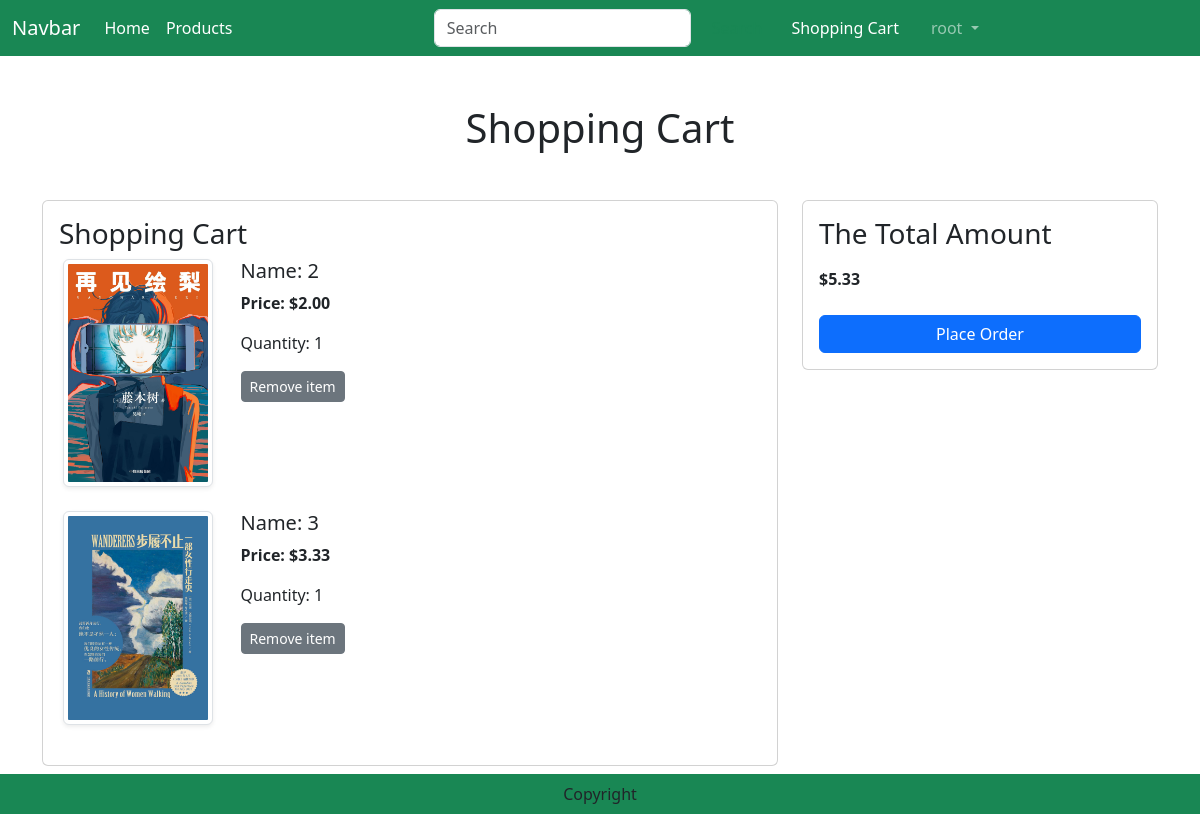
Screenshot of /shoppingcart/ (signed in) with the database file from the repository.
### shoppingcart/models.py (models this page shows)
class ShoppingCart(models.Model):
    user = models.ForeignKey(User,on_delete=models.CASCADE)
    product = models.ForeignKey('products.Product', on_delete=models.CASCADE)
    quantity = models.IntegerField(default=1)

### products/models.py (models this page shows, shortened)
class Product(models.Model):
    productName = models.CharField(max_length=100)
    price = models.DecimalField(default=0, max_digits=7, decimal_places=2)
    ISBN = models.CharField(max_length=17)
    author = models.CharField(max_length=100)
    publisher = models.CharField(max_length=100)
    introduction = models.TextField(max_length=1000)
    image = models.ImageField(upload_to='product')
    category = models.ForeignKey('Category', related_name="products", on_delete=models.CASCADE,)
    avgRating = models.DecimalField(default=0, max_digits=3, decimal_places=2)

### shoppingcart/views.py (the view)
# urls.py: path("shoppingcart/", views.Cart, name="shoppingcart"),
def Cart(request):
    user = request.user
    shoppingcart = ShoppingCart.objects.filter(user=user)
    totalamount = 0
    for p in shoppingcart:
        value = p.quantity * p.product.price
        totalamount = totalamount + value
    return render(request, 'cartAdd.html',locals())

### templates/cartAdd.html (shortened to what this page needs)
{% extends 'base.html' %}
{% load static %}
{% block main-content %}
<div class="container my-5">
    <div class="row">
        {% if shoppingcart %}
            <h1 class="text-center mb-5">Shopping Cart</h1>
            <div class="col-sm-8">
                <div class="card">
                    <div class="card-body">
                        <h3>Shopping Cart</h3>
                        {% for item in shoppingcart %}
                            <div class="row">
                                <div class="col-sm-3 text-center align-self-center">
                                    <img src="{{item.product.image.url}}" alt="" srcset="" class="img-fluid img-thumbnail shadow-sm" height="150" width="150">
                                </div>
                                <div class="col-sm-9">
                                    <div>
                                        <h5>Name: {{item.product.productName}}</h5>
                                        <p class-"mb-0"><span><strong>Price: ${{item.product.price}}</strong></span></p>
                                        <div class='my-3'>
                                            <label for="quantity">Quantity:</label>
                                                <span id="quantity">{{item.quantity}}</span>
                                        </div>
                                        <div class="d-flex justify-content-between">
                                            <a href="#" class="remove-cart btn btn-sm btn-secondary mr-3" pid={{item.product.id}}>Remove item</a>
                                        </div>
                                    </div>
                                </div>
                            </div>
                            <br class="text-muted">
                        {% endfor %}
                    </div>
                </div>
            </div>
            <div class="col-sm-4">
                <div class="card">
                    <div class="card-body">
                        <h3>The Total Amount </h3>
                        <ul class="list-group">
                            <li class="list-group-item d-flex justify-context-between align-items-center border-0 px-0 mb-3">
                                <span id="totalamount"><strong>${{totalamount}}</strong></span>
                            </li>
                        </ul>
                        <div class="d-grid"><a href="{% url 'order:checkout' %}" class="btn btn-primary">Place Order</a></div>
                    </div>
                </div>
            </div>
        {% else %}
            <h1 class="text-center mb-5">Shopping cart is empty.</h1>
        {% endif %}
    </div>
</div>
{% endblock main-content %}

### templates/base.html (shortened to what this page needs)
<!DOCTYPE html>
{% load static %}
<html lang="en">
<head>
    <link href="https://cdn.jsdelivr.net/npm/bootstrap@5.3.0-alpha1/dist/css/bootstrap.min.css" rel="stylesheet">
    <link rel="stylesheet" href="{% static 'css/owl.carousel.min.css' %}">
    <link rel="stylesheet" href="{% static 'css/all.min.css' %}">
    <link rel="stylesheet" href="{% static 'css/style.css' %}">
</head>
<body>
    <nav class="navbar navbar-expand-lg navbar-dark bg-success">
        <div class="container-fluid">
          <a class="navbar-brand" href="#">Navbar</a>
          <div class="collapse navbar-collapse" id="navbarSupportedContent">
            <ul class="navbar-nav me-auto mb-2 mb-lg-0">
              <li class="nav-item">
                <a class="nav-link active" aria-current="page" href="{% url 'products:home' %}">Home</a>
              </li>
              <li class="nav-item">
                <a class="nav-link text-white" href="{% url 'products:products' %}">Products</a>
              </li>
            </ul>
            <form class="d-flex" role="search" action="/search">
              <input class="form-control me-2" type="search" placeholder="Search" name="search" aria-label="Search">
              <button class="btn btn-outline-success" type="submit">Search</button>
            </form>
            <ul class="navbar-nav me-auto mb-2 mb-lg-0">
              {% if user.is_authenticated %}
                  {% for group in request.user.groups.all %}
                    {% if group.name == 'Vendor' %}
                    <li class="nav-item dropdown mx-2">
                      <a class="nav-link dropdown-toggle" href="#" role="button" data-bs-toggle="dropdown" aria-expanded="false">
                        {{ user.username }}
                      </a>
                      <ul class="dropdown-menu">
                        <li><a class="dropdown-item" href="{% url 'order:orders' %}">Orders</a></li>
                        <li><a class="dropdown-item" href="{% url 'logout' %}">Logout</a></li>
                      </ul>
                  </li>
                    {% elif group.name == 'Customer'  %}
                    <li class="nav-item mx-2">
                        <a class="nav-link text-white" href="{% url 'shoppingcart' %}">Shopping Cart</a>
                    </li>
                    <li class="nav-item dropdown mx-2">
                        <a class="nav-link dropdown-toggle" href="#" role="button" data-bs-toggle="dropdown" aria-expanded="false">
                          {{ user.username }}
                        </a>
                    </li>
                    {% endif %}
                  {% endfor %}
              {% endif %}
              </ul>
          </div>
        </div>
      </nav>
      {% block main-content %}{% endblock main-content %}
    <footer class="container-fluid fixed-bottom bg-success text-center p-2 mt-5">
        Copyright
    </footer>
</body>
</html>

### rows the page displays
ShoppingCart: product.image (picture), product.productName "2", product.price "2.00", quantity "1"
ShoppingCart: product.image (picture), product.productName "3", product.price "3.33", quantity "1"

### other values shown
{{ user.username }} "root"
{{ totalamount }} "5.33"
